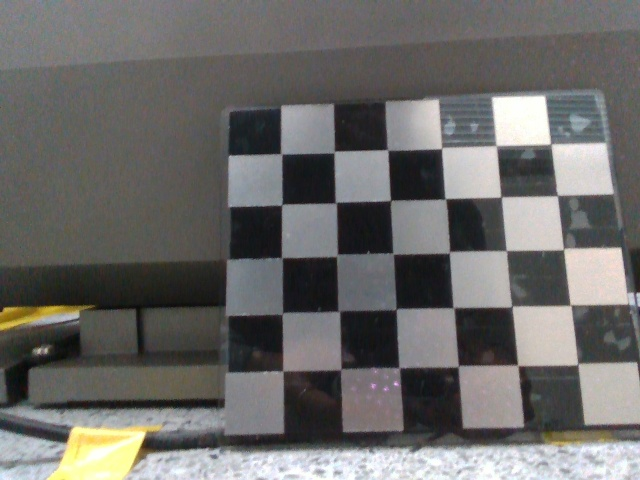
#> input picture align_thermal_to_rgb/result/rgb0001.jpg, 640 x 480 px
$ python plot_imgs.py
#> lines starting #> are read from the running program, lines starting #| are printed output that depends on the picture
import numpy as np
import cv2
from matplotlib import pyplot as plt

rgb = cv2.imread("rgb0001.jpg")
#> rgb is the input picture: shape (480, 640, 3); mean B, G, R 105, 106.8, 107.9
thermal = cv2.imread("thermal0001.jpg")
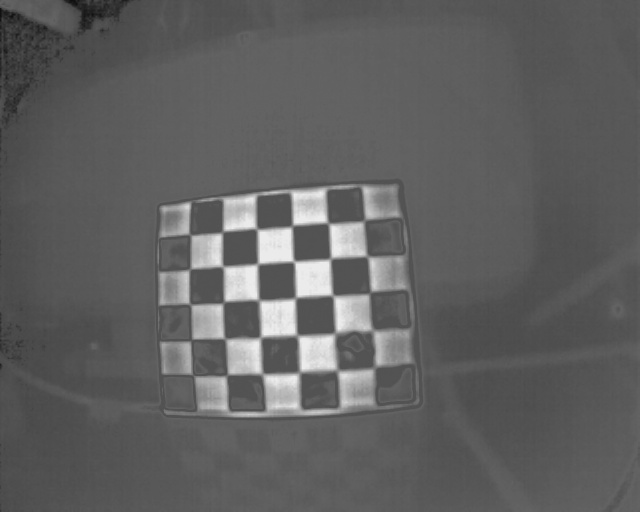
#> input picture align_thermal_to_rgb/result/thermal0001.jpg, 640 x 512 px
#> thermal is the input picture: shape (512, 640, 3); min 14, max 238, mean 95.9
combined = cv2.imread("thermal_to_rgb.jpg")
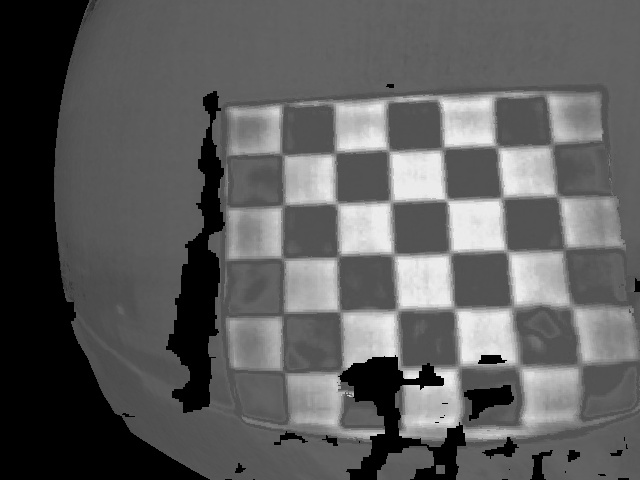
#> input picture align_thermal_to_rgb/result/thermal_to_rgb.jpg, 640 x 480 px
#> combined is the input picture: shape (480, 640, 3); min 0, max 241, mean 93.4

rgb = cv2.cvtColor(rgb, cv2.COLOR_BGR2RGB)

plt.figure(1)
plt.subplot(2, 2, 1)
plt.title("RGB Image")
plt.imshow(rgb)
plt.subplot(2, 2, 2)
plt.title("Thermal Image")
plt.imshow(thermal)
plt.subplot(2, 2, 3)
plt.title("Align Thermal to RGB")
plt.imshow(combined)
color = cv2.applyColorMap(combined, cv2.COLORMAP_JET)
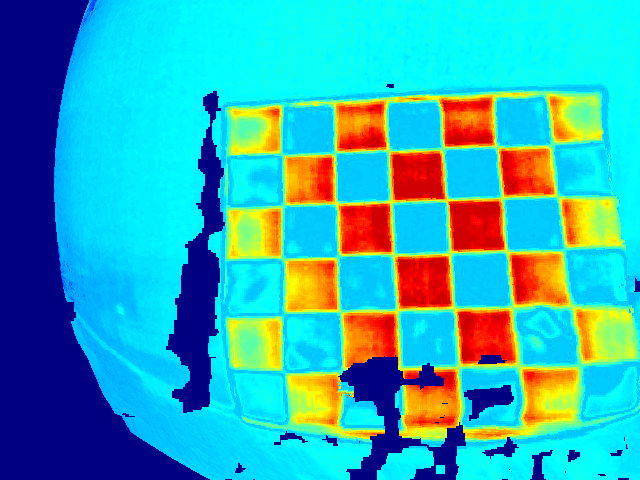
#> color: shape (480, 640, 3); mean B, G, R 180.6, 171.6, 50.7
weighted = cv2.addWeighted(rgb, 1.0, color, 0.1, 0.3)
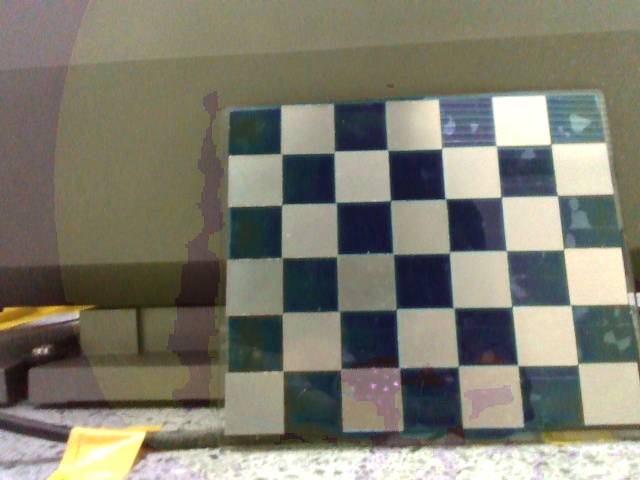
#> weighted: shape (480, 640, 3); mean R, G, B 125.9, 124, 110.2
plt.subplot(2, 2, 4)
plt.title("Combined")
plt.imshow(weighted)

plt.show()
